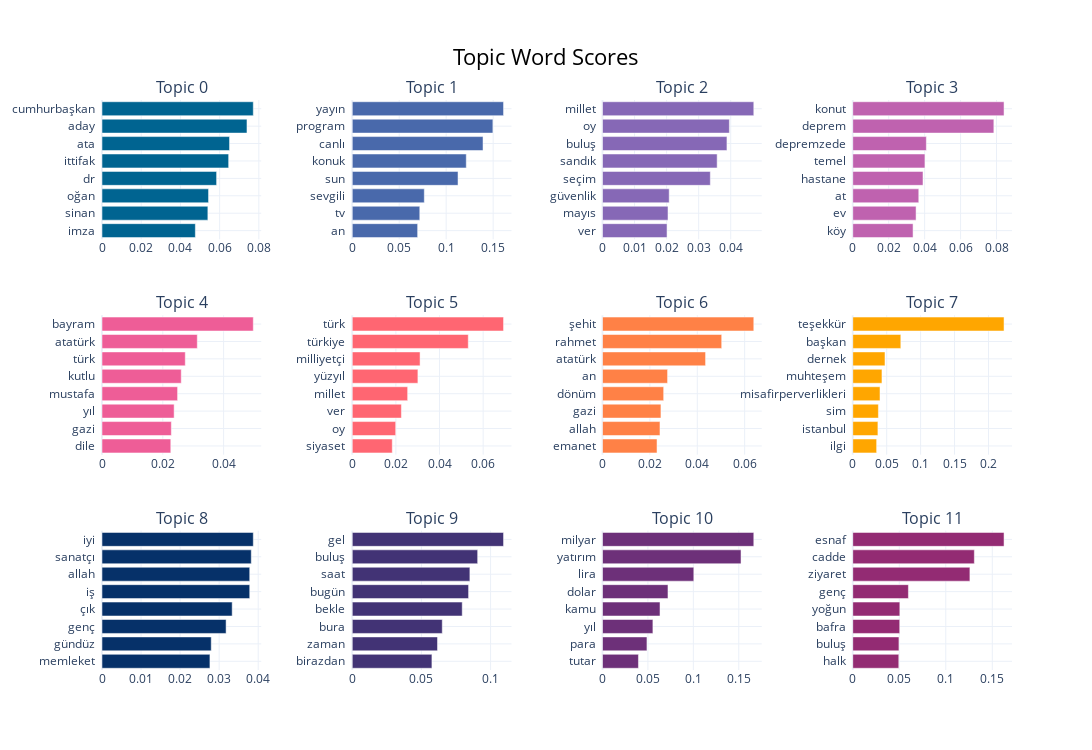

The cell this chart's notebook holds for it:
### Code cell
fig = topic_model.visualize_barchart(top_n_topics=12, n_words=8, width=300)
fig.write_image(f"{RESULTS_DIR}/topic_word_scores.pdf")
fig.show()

### Figure 1 — Plotly figure (JSON) as saved in the notebook; plotly's stock layout.template omitted (floating-point values rounded to 4 significant figures)
{"data": [{"marker": {"color": "#006491"}, "orientation": "h", "type": "bar", "x": [0.04761, 0.054, 0.05435, 0.05845, 0.0646, 0.06505, 0.07394, 0.07717], "xaxis": "x", "y": ["imza  ", "sinan  ", "oğan  ", "dr  ", "ittifak  ", "ata  ", "aday  ", "cumhurbaşkan  "], "yaxis": "y"}, {"marker": {"color": "#4969ab"}, "orientation": "h", "type": "bar", "x": [0.06962, 0.0719, 0.07671, 0.1126, 0.1214, 0.1392, 0.1497, 0.1611], "xaxis": "x2", "y": ["an  ", "tv  ", "sevgili  ", "sun  ", "konuk  ", "canlı  ", "program  ", "yayın  "], "yaxis": "y2"}, {"marker": {"color": "#8668b6"}, "orientation": "h", "type": "bar", "x": [0.02013, 0.02044, 0.0208, 0.03363, 0.03576, 0.03882, 0.03958, 0.04719], "xaxis": "x3", "y": ["ver  ", "mayıs  ", "güvenlik  ", "seçim  ", "sandık  ", "buluş  ", "oy  ", "millet  "], "yaxis": "y3"}, {"marker": {"color": "#bf62af"}, "orientation": "h", "type": "bar", "x": [0.03355, 0.03523, 0.03673, 0.03908, 0.04017, 0.04095, 0.0785, 0.08417], "xaxis": "x4", "y": ["köy  ", "ev  ", "at  ", "hastane  ", "temel  ", "depremzede  ", "deprem  ", "konut  "], "yaxis": "y4"}, {"marker": {"color": "#ee5d97"}, "orientation": "h", "type": "bar", "x": [0.02262, 0.0228, 0.02373, 0.02486, 0.02606, 0.02739, 0.03134, 0.04976], "xaxis": "x5", "y": ["dile  ", "gazi  ", "yıl  ", "mustafa  ", "kutlu  ", "türk  ", "atatürk  ", "bayram  "], "yaxis": "y5"}, {"marker": {"color": "#ff6672"}, "orientation": "h", "type": "bar", "x": [0.01834, 0.01991, 0.02252, 0.02539, 0.03008, 0.03108, 0.05317, 0.06933], "xaxis": "x6", "y": ["siyaset  ", "oy  ", "ver  ", "millet  ", "yüzyıl  ", "milliyetçi  ", "türkiye  ", "türk  "], "yaxis": "y6"}, {"marker": {"color": "#ff8146"}, "orientation": "h", "type": "bar", "x": [0.02301, 0.02426, 0.02466, 0.02582, 0.02746, 0.04351, 0.05031, 0.06386], "xaxis": "x7", "y": ["emanet  ", "allah  ", "gazi  ", "dönüm  ", "an  ", "atatürk  ", "rahmet  ", "şehit  "], "yaxis": "y7"}, {"marker": {"color": "#ffa600"}, "orientation": "h", "type": "bar", "x": [0.0352, 0.03707, 0.0378, 0.04015, 0.04303, 0.04751, 0.07083, 0.2229], "xaxis": "x8", "y": ["ilgi  ", "istanbul  ", "sim  ", "misafirperverlikleri  ", "muhteşem  ", "dernek  ", "başkan  ", "teşekkür  "], "yaxis": "y8"}, {"marker": {"color": "#063169"}, "orientation": "h", "type": "bar", "x": [0.02764, 0.02797, 0.03178, 0.03334, 0.03783, 0.03783, 0.03822, 0.03874], "xaxis": "x9", "y": ["memleket  ", "gündüz  ", "genç  ", "çık  ", "iş  ", "allah  ", "sanatçı  ", "iyi  "], "yaxis": "y9"}, {"marker": {"color": "#423375"}, "orientation": "h", "type": "bar", "x": [0.05759, 0.06163, 0.06507, 0.07949, 0.08409, 0.08504, 0.09066, 0.1094], "xaxis": "x10", "y": ["birazdan  ", "zaman  ", "bura  ", "bekle  ", "bugün  ", "saat  ", "buluş  ", "gel  "], "yaxis": "y10"}, {"marker": {"color": "#6d3079"}, "orientation": "h", "type": "bar", "x": [0.03956, 0.04893, 0.05547, 0.0633, 0.07206, 0.1005, 0.1525, 0.1665], "xaxis": "x11", "y": ["tutar  ", "para  ", "yıl  ", "kamu  ", "dolar  ", "lira  ", "yatırım  ", "milyar  "], "yaxis": "y11"}, {"marker": {"color": "#932b73"}, "orientation": "h", "type": "bar", "x": [0.04951, 0.04966, 0.05049, 0.05061, 0.05983, 0.126, 0.1307, 0.1627], "xaxis": "x12", "y": ["halk  ", "buluş  ", "bafra  ", "yoğun  ", "genç  ", "ziyaret  ", "cadde  ", "esnaf  "], "yaxis": "y12"}], "layout": {"annotations": [{"font": {"size": 16}, "showarrow": false, "text": "Topic 0", "x": 0.0875, "xanchor": "center", "xref": "paper", "y": 1, "yanchor": "bottom", "yref": "paper"}, {"font": {"size": 16}, "showarrow": false, "text": "Topic 1", "x": 0.3625, "xanchor": "center", "xref": "paper", "y": 1, "yanchor": "bottom", "yref": "paper"}, {"font": {"size": 16}, "showarrow": false, "text": "Topic 2", "x": 0.6375, "xanchor": "center", "xref": "paper", "y": 1, "yanchor": "bottom", "yref": "paper"}, {"font": {"size": 16}, "showarrow": false, "text": "Topic 3", "x": 0.9125, "xanchor": "center", "xref": "paper", "y": 1, "yanchor": "bottom", "yref": "paper"}, {"font": {"size": 16}, "showarrow": false, "text": "Topic 4", "x": 0.0875, "xanchor": "center", "xref": "paper", "y": 0.6222, "yanchor": "bottom", "yref": "paper"}, {"font": {"size": 16}, "showarrow": false, "text": "Topic 5", "x": 0.3625, "xanchor": "center", "xref": "paper", "y": 0.6222, "yanchor": "bottom", "yref": "paper"}, {"font": {"size": 16}, "showarrow": false, "text": "Topic 6", "x": 0.6375, "xanchor": "center", "xref": "paper", "y": 0.6222, "yanchor": "bottom", "yref": "paper"}, {"font": {"size": 16}, "showarrow": false, "text": "Topic 7", "x": 0.9125, "xanchor": "center", "xref": "paper", "y": 0.6222, "yanchor": "bottom", "yref": "paper"}, {"font": {"size": 16}, "showarrow": false, "text": "Topic 8", "x": 0.0875, "xanchor": "center", "xref": "paper", "y": 0.2444, "yanchor": "bottom", "yref": "paper"}, {"font": {"size": 16}, "showarrow": false, "text": "Topic 9", "x": 0.3625, "xanchor": "center", "xref": "paper", "y": 0.2444, "yanchor": "bottom", "yref": "paper"}, {"font": {"size": 16}, "showarrow": false, "text": "Topic 10", "x": 0.6375, "xanchor": "center", "xref": "paper", "y": 0.2444, "yanchor": "bottom", "yref": "paper"}, {"font": {"size": 16}, "showarrow": false, "text": "Topic 11", "x": 0.9125, "xanchor": "center", "xref": "paper", "y": 0.2444, "yanchor": "bottom", "yref": "paper"}], "height": 750, "hoverlabel": {"bgcolor": "white", "font": {"family": "Rockwell", "size": 16}}, "showlegend": false, "title": {"font": {"color": "Black", "size": 22}, "text": "Topic Word Scores", "x": 0.5, "xanchor": "center", "yanchor": "top"}, "width": 1200, "xaxis": {"anchor": "y", "domain": [0, 0.175], "showgrid": true}, "xaxis10": {"anchor": "y10", "domain": [0.275, 0.45], "showgrid": true}, "xaxis11": {"anchor": "y11", "domain": [0.55, 0.725], "showgrid": true}, "xaxis12": {"anchor": "y12", "domain": [0.825, 1], "showgrid": true}, "xaxis2": {"anchor": "y2", "domain": [0.275, 0.45], "showgrid": true}, "xaxis3": {"anchor": "y3", "domain": [0.55, 0.725], "showgrid": true}, "xaxis4": {"anchor": "y4", "domain": [0.825, 1], "showgrid": true}, "xaxis5": {"anchor": "y5", "domain": [0, 0.175], "showgrid": true}, "xaxis6": {"anchor": "y6", "domain": [0.275, 0.45], "showgrid": true}, "xaxis7": {"anchor": "y7", "domain": [0.55, 0.725], "showgrid": true}, "xaxis8": {"anchor": "y8", "domain": [0.825, 1], "showgrid": true}, "xaxis9": {"anchor": "y9", "domain": [0, 0.175], "showgrid": true}, "yaxis": {"anchor": "x", "domain": [0.7556, 1], "showgrid": true}, "yaxis10": {"anchor": "x10", "domain": [0, 0.2444], "showgrid": true}, "yaxis11": {"anchor": "x11", "domain": [0, 0.2444], "showgrid": true}, "yaxis12": {"anchor": "x12", "domain": [0, 0.2444], "showgrid": true}, "yaxis2": {"anchor": "x2", "domain": [0.7556, 1], "showgrid": true}, "yaxis3": {"anchor": "x3", "domain": [0.7556, 1], "showgrid": true}, "yaxis4": {"anchor": "x4", "domain": [0.7556, 1], "showgrid": true}, "yaxis5": {"anchor": "x5", "domain": [0.3778, 0.6222], "showgrid": true}, "yaxis6": {"anchor": "x6", "domain": [0.3778, 0.6222], "showgrid": true}, "yaxis7": {"anchor": "x7", "domain": [0.3778, 0.6222], "showgrid": true}, "yaxis8": {"anchor": "x8", "domain": [0.3778, 0.6222], "showgrid": true}, "yaxis9": {"anchor": "x9", "domain": [0, 0.2444], "showgrid": true}}}
